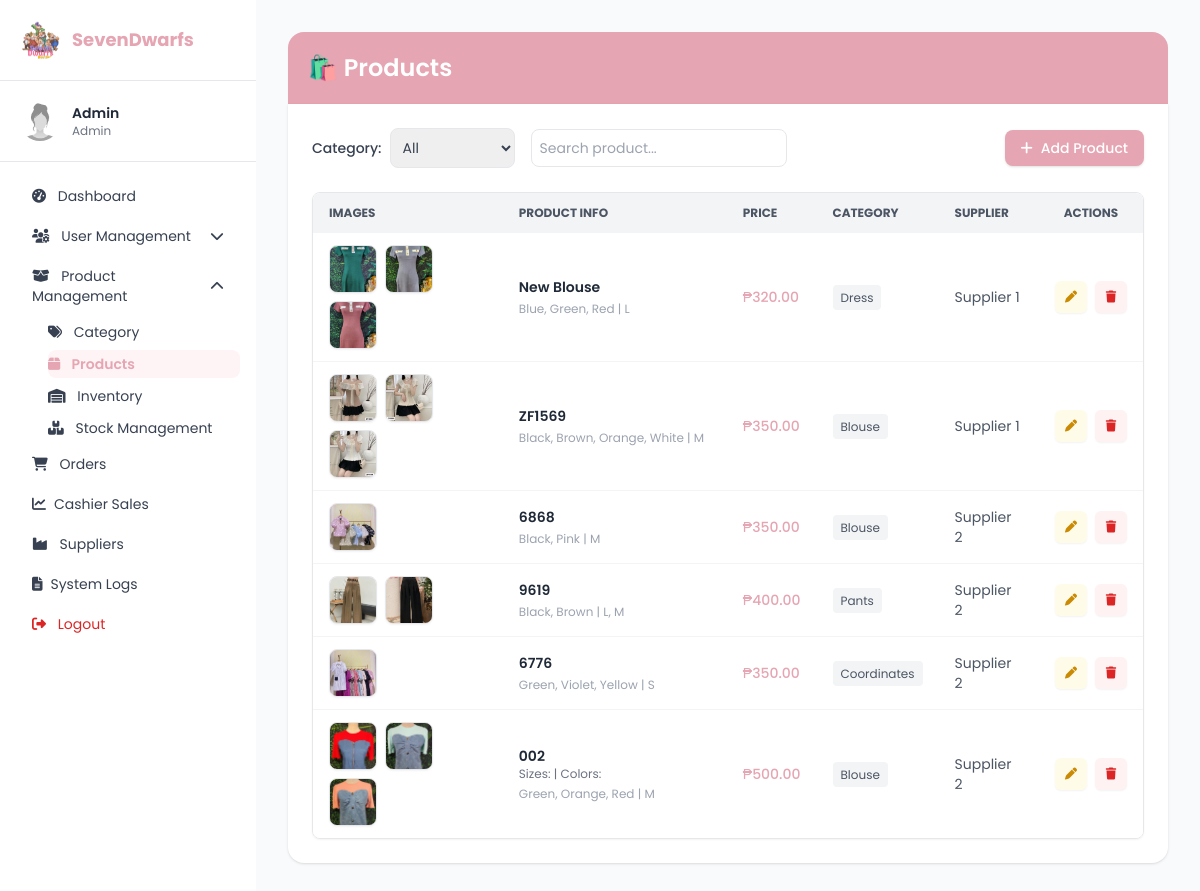
/products.php, run on the app's committed database.
### tables this page shows
CREATE TABLE `products` (
  `product_id` int(11) NOT NULL,
  `product_name` varchar(255) DEFAULT NULL,
  `description` text DEFAULT NULL,
  `price_id` int(11) DEFAULT NULL,
  `stocks` int(11) DEFAULT NULL,
  `category_id` int(11) DEFAULT NULL,
  `image_url` text DEFAULT NULL,
  `created_at` timestamp NOT NULL DEFAULT current_timestamp(),
  `supplier_id` int(11) DEFAULT NULL,
  `supplier_price` decimal(10,2) NOT NULL,
  `revenue` decimal(10,2) GENERATED ALWAYS AS (`price_id` - `supplier_price`) STORED,
  `sizes` varchar(255) DEFAULT NULL,
  `colors` varchar(255) DEFAULT NULL
);

CREATE TABLE `categories` (
  `category_id` int(11) NOT NULL,
  `category_code` varchar(10) DEFAULT NULL,
  `category_name` varchar(100) NOT NULL
);

CREATE TABLE `suppliers` (
  `supplier_id` int(11) NOT NULL,
  `supplier_name` varchar(255) NOT NULL,
  `supplier_email` varchar(100) DEFAULT NULL,
  `supplier_phone` varchar(20) DEFAULT NULL,
  `created_at` timestamp NOT NULL DEFAULT current_timestamp()
);

### products.php (the view, shortened to what this page needs)
<?php
require 'conn.php';
$admin_name = "Admin";
$admin_role = "Admin";
$sql = "
    SELECT
        p.product_id,
        p.product_name,
        p.description,
        p.price_id,
        p.image_url,
        c.category_name,
        s.supplier_name,  -- 1. Added Supplier Name
        GROUP_CONCAT(DISTINCT col.color ORDER BY col.color SEPARATOR ', ') AS colors,
        GROUP_CONCAT(DISTINCT sz.size ORDER BY sz.size SEPARATOR ', ') AS sizes
    FROM products p
    LEFT JOIN categories c ON p.category_id = c.category_id
    LEFT JOIN suppliers s ON p.supplier_id = s.supplier_id  -- 2. Added Join to Suppliers
    LEFT JOIN stock st ON p.product_id = st.product_id
    LEFT JOIN colors col ON st.color_id = col.color_id
    LEFT JOIN sizes sz ON st.size_id = sz.size_id
";
$sql .= " GROUP BY p.product_id ORDER BY p.product_id DESC";
$stmt = $conn->prepare($sql);
$stmt->execute();
$result = $stmt->get_result();
$products = [];
while ($row = $result->fetch_assoc()) {
    $imageList = [];
    $raw = trim($row['image_url'] ?? '');
    if ($raw && str_starts_with($raw, '[')) {
        $decoded = json_decode($raw, true);
        if (is_array($decoded)) $imageList = $decoded;
    } elseif ($raw) {
        $imageList = array_filter(array_map('trim', explode(',', $raw)));
    }
    $displayImages = [];
    if (!empty($imageList)) {
        foreach ($imageList as $img) {
            $img = trim($img);
            $displayImages[] = htmlspecialchars($img);
        }
    } else {
        $displayImages[] = 'uploads/products/default.png';
    }
    $row['display_images'] = $displayImages;
    $products[] = $row;
}
?>
<!DOCTYPE html>
<html lang="en">
<head>
  <script src="https://cdn.tailwindcss.com"></script>
  <link href="https://cdnjs.cloudflare.com/ajax/libs/font-awesome/6.4.0/css/all.min.css" rel="stylesheet" />
</head>
<body class="font-poppins text-sm">
<div class="flex min-h-screen">
  <aside class="w-64 bg-white sidebar" x-data="{ userMenu: false, productMenu: true }">
    <div class="p-5 border-b">
      <div class="flex items-center space-x-3">
        <img src="logo2.png" alt="Logo" class="rounded-full w-10 h-10" />
        <h2 class="text-lg font-bold text-[var(--rose)]">SevenDwarfs</h2>
      </div>
    </div>
    <div class="p-5 border-b flex items-center space-x-3">
      <img src="newID.jpg" alt="Admin" class="rounded-full w-10 h-10" />
      <div>
        <p class="font-semibold text-gray-800"><?= htmlspecialchars($admin_name); ?></p>
        <p class="text-xs text-gray-500"><?= htmlspecialchars($admin_role); ?></p>
      </div>
    </div>
    <nav class="p-4 space-y-1" x-data="{ open: true }">
      <a href="dashboard.php" class="block px-4 py-2 hover:bg-gray-100 rounded-md transition">
        <i class="fas fa-tachometer-alt mr-2"></i> Dashboard
      </a>
      <div>
        <button @click="userMenu = !userMenu"
          class="w-full text-left px-4 py-2 flex justify-between items-center hover:bg-gray-100 rounded-md transition">
          <span><i class="fas fa-users-cog mr-2"></i> User Management</span>
          <i class="fas fa-chevron-down transition-transform duration-200" :class="{ 'rotate-180': userMenu }"></i>
        </button>
      </div>
      <div>
        <button @click="productMenu = !productMenu"
          class="w-full text-left px-4 py-2 flex justify-between items-center hover:bg-gray-100 rounded-md transition">
          <span><i class="fas fa-box-open mr-2"></i> Product Management</span>
          <i class="fas fa-chevron-down transition-transform duration-200" :class="{ 'rotate-180': productMenu }"></i>
        </button>
        <div x-show="productMenu" x-transition class="pl-8 space-y-1 mt-1">
          <a href="categories.php" class="block py-1 hover:text-[var(--rose)]"><i class="fas fa-tags mr-2"></i> Category</a>
          <a href="products.php" class="block py-1 active-link"><i class="fas fa-box mr-2"></i> Products</a>
          <a href="inventory.php" class="block py-1 hover:text-[var(--rose)]"><i class="fas fa-warehouse mr-2"></i> Inventory</a>
          <a href="stock_management.php" class="block py-1 hover:text-[var(--rose)]"><i class="fas fa-boxes mr-2"></i> Stock Management</a>
        </div>
      </div>
      <a href="orders.php" class="block px-4 py-2 hover:bg-gray-100 rounded-md transition"><i class="fas fa-shopping-cart mr-2"></i> Orders</a>
      <a href="cashier_sales_report.php" class="block px-4 py-2 rounded-md hover:bg-gray-100 transitio"><i class="fas fa-chart-line mr-2"></i>Cashier Sales</a>
      <a href="suppliers.php" class="block px-4 py-2 hover:bg-gray-100 rounded-md transition"><i class="fas fa-industry mr-2"></i> Suppliers</a>
      <a href="system_logs.php" class="block px-4 py-2 hover:bg-gray-100 rounded transition"><i class="fas fa-file-alt mr-2"></i>System Logs</a>
      <a href="logout.php" class="block px-4 py-2 text-red-600 hover:bg-red-50 rounded-md transition"><i class="fas fa-sign-out-alt mr-2"></i> Logout</a>
    </nav>
  </aside>
  <main class="flex-1 p-8 bg-gray-50">
    <div class="bg-[var(--rose)] text-white p-5 rounded-t-2xl shadow-sm flex justify-between items-center">
      <h1 class="text-2xl font-semibold">🛍️ Products</h1>
    </div>
    <section class="bg-white p-6 rounded-b-2xl shadow space-y-6">
      <div class="flex flex-wrap justify-between items-center gap-4">
        <div class="flex gap-4 items-center">
            <form method="GET" id="categoryForm" class="flex items-center gap-2">
              <label class="text-gray-700 font-medium">Category:</label>
              <select name="category" onchange="document.getElementById('categoryForm').submit()"
                class="p-2 border rounded-lg focus:ring-2 focus:ring-[var(--rose)]">
                <option value="all">All</option>
              </select>
            </form>
            <div class="flex items-center gap-2">
              <input type="text" id="searchBox" placeholder="Search product..." class="p-2 border rounded-lg w-64 focus:ring-2 focus:ring-[var(--rose)]">
            </div>
        </div>
        <a href="add_product.php"
           class="flex items-center gap-2 bg-[var(--rose)] hover:bg-[var(--rose-hover)] text-white text-sm font-medium rounded-lg px-4 py-2 shadow transition">
          <i class="fas fa-plus"></i> Add Product
        </a>
      </div>
      <div class="overflow-x-auto border border-gray-200 rounded-lg shadow-sm">
        <table class="min-w-full bg-white text-sm">
          <thead class="bg-gray-100 text-gray-600 uppercase text-xs font-semibold">
            <tr>
              <th class="px-4 py-3 text-left">Images</th>
              <th class="px-4 py-3 text-left">Product Info</th>
              <th class="px-4 py-3 text-left">Price</th>
              <th class="px-4 py-3 text-left">Category</th>
              <th class="px-4 py-3 text-left">Supplier</th>
              <th class="px-4 py-3 text-center">Actions</th>
            </tr>
          </thead>
          <tbody class="divide-y divide-gray-100 text-gray-700">
            <?php if (!empty($products)): ?>
              <?php foreach ($products as $product): ?>
                <tr class="hover:bg-gray-50 transition">
                  <td class="px-4 py-3">
                    <div class="flex flex-wrap gap-2" x-data="{ open: false, imageSrc: '' }">
                      <?php foreach ($product['display_images'] as $img): ?>
                        <img src="<?= $img ?>"
                             alt="Product Image"
                             class="w-12 h-12 rounded-lg border shadow-sm object-cover cursor-pointer hover:scale-105 transition-transform duration-200"
                             @click="imageSrc = '<?= $img ?>'; open = true"
                             onerror="this.src='uploads/products/default.png';">
                      <?php endforeach; ?>
                    </div>
                  </td>
                  <td class="px-4 py-3">
                    <p class="font-semibold text-gray-800"><?= htmlspecialchars($product['product_name']); ?></p>
                    <p class="text-xs text-gray-500 truncate w-48"><?= htmlspecialchars($product['description']); ?></p>
                    <div class="text-xs text-gray-400 mt-1">
                       <?= $product['colors'] ?: 'No Colors'; ?> | <?= $product['sizes'] ?: 'No Sizes'; ?>
                    </div>
                  </td>
                  <td class="px-4 py-3 font-medium text-[var(--rose)]">₱<?= number_format($product['price_id'], 2); ?></td>
                  <td class="px-4 py-3">
                      <span class="bg-gray-100 text-gray-600 px-2 py-1 rounded text-xs">
                          <?= htmlspecialchars($product['category_name']); ?>
                      </span>
                  </td>
                  <td class="px-4 py-3 text-gray-600">
                    <?= htmlspecialchars($product['supplier_name'] ?? 'N/A'); ?>
                  </td>
                  <td class="px-4 py-3">
                    <div class="flex items-center justify-center gap-2">
                      <a href="edit_product.php?id=<?= $product['product_id']; ?>"
                         class="w-8 h-8 flex items-center justify-center bg-yellow-50 text-yellow-600 hover:bg-yellow-500 hover:text-white rounded-md transition shadow-sm"
                         title="Edit">
                        <i class="fas fa-pen text-xs"></i>
                      </a>
                      <a href="delete_product.php?id=<?= $product['product_id']; ?>"
                         onclick="return confirm('Are you sure you want to delete this product?')"
                         class="w-8 h-8 flex items-center justify-center bg-red-50 text-red-600 hover:bg-red-500 hover:text-white rounded-md transition shadow-sm"
                         title="Delete">
                        <i class="fas fa-trash text-xs"></i>
                      </a>
                    </div>
                  </td>
                </tr>
              <?php endforeach; ?>
            <?php else: ?>
              <tr><td colspan="6" class="text-center text-gray-500 py-8">No products available.</td></tr>
            <?php endif; ?>
          </tbody>
        </table>
      </div>
    </section>
  </main>
</div>
</body>
</html>

### products.php (style rules this page uses)
:root { --rose: #e5a5b2; --rose-hover: #d48b98; }
body { font-family: 'Poppins', sans-serif; background-color: #f9fafb; color: #374151; }
.active-link { background-color: #fef3f5; color: var(--rose); font-weight: 600; border-radius: 0.5rem; }
.sidebar { box-shadow: 2px 0 6px rgba(0,0,0,0.05); }

### data on the page
products: product_name "New Blouse", colors "Blue, Green, Red", sizes "L", price "320.00", category.category_name "Dress", supplier.supplier_name "Supplier 1"
products: product_name "ZF1569", colors "Black, Brown, Orange, White", sizes "M", price "350.00", category.category_name "Blouse", supplier.supplier_name "Supplier 1"
products: product_name "6868", colors "Black, Pink", sizes "M", price "350.00", category.category_name "Blouse", supplier.supplier_name "Supplier 2"
products: product_name "9619", colors "Black, Brown", sizes "L, M", price "400.00", category.category_name "Pants", supplier.supplier_name "Supplier 2"
products: product_name "6776", colors "Green, Violet, Yellow", sizes "S", price "350.00", category.category_name "Coordinates", supplier.supplier_name "Supplier 2"
products: product_name "002", description "Sizes: | Colors:", colors "Green, Orange, Red", sizes "M", price "500.00", category.category_name "Blouse", supplier.supplier_name "Supplier 2"

### other printed values
$admin_name "Admin"
$admin_role "Admin"
